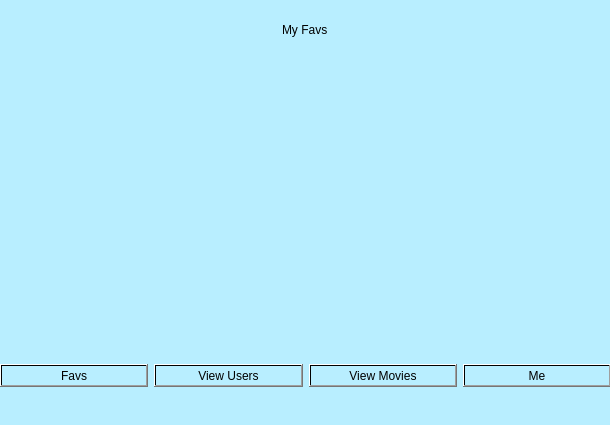
<?xml version="1.0" encoding="UTF-8"?>
<ui version="4.0">
 <class>favs_admin</class>
 <widget class="QDialog" name="favs_admin">
  <property name="geometry">
   <rect>
    <x>0</x>
    <y>0</y>
    <width>610</width>
    <height>425</height>
   </rect>
  </property>
  <property name="windowTitle">
   <string>Dialog</string>
  </property>
  <property name="styleSheet">
   <string notr="true">background-color: qlineargradient(spread:pad, x1:0, y1:0, x2:1, y2:1, stop:1 rgba(184, 238, 255, 255));</string>
  </property>
  <widget class="QWidget" name="horizontalLayoutWidget">
   <property name="geometry">
    <rect>
     <x>0</x>
     <y>330</y>
     <width>611</width>
     <height>91</height>
    </rect>
   </property>
   <layout class="QHBoxLayout" name="buttom">
    <item>
     <widget class="QPushButton" name="likes">
      <property name="styleSheet">
       <string notr="true">color: qlineargradient(spread:pad, x1:0, y1:0, x2:1, y2:1, stop:1 rgba(0, 0, 0, 255));
background-color: qlineargradient(spread:pad, x1:0, y1:0, x2:1, y2:1, stop:1 rgba(184, 238, 255, 255));
font: 600 9pt &quot;Sitka Small Semibold&quot;;</string>
      </property>
      <property name="text">
       <string>Favs</string>
      </property>
     </widget>
    </item>
    <item>
     <widget class="QPushButton" name="users">
      <property name="styleSheet">
       <string notr="true">color: qlineargradient(spread:pad, x1:0, y1:0, x2:1, y2:1, stop:1 rgba(0, 0, 0, 255));
background-color: qlineargradient(spread:pad, x1:0, y1:0, x2:1, y2:1, stop:1 rgba(184, 238, 255, 255));
font: 600 9pt &quot;Sitka Small Semibold&quot;;</string>
      </property>
      <property name="text">
       <string>View Users</string>
      </property>
     </widget>
    </item>
    <item>
     <widget class="QPushButton" name="movies">
      <property name="styleSheet">
       <string notr="true">color: qlineargradient(spread:pad, x1:0, y1:0, x2:1, y2:1, stop:1 rgba(0, 0, 0, 255));
background-color: qlineargradient(spread:pad, x1:0, y1:0, x2:1, y2:1, stop:1 rgba(184, 238, 255, 255));
font: 600 9pt &quot;Sitka Small Semibold&quot;;</string>
      </property>
      <property name="text">
       <string>View Movies</string>
      </property>
     </widget>
    </item>
    <item>
     <widget class="QPushButton" name="me">
      <property name="styleSheet">
       <string notr="true">color: qlineargradient(spread:pad, x1:0, y1:0, x2:1, y2:1, stop:1 rgba(0, 0, 0, 255));
background-color: qlineargradient(spread:pad, x1:0, y1:0, x2:1, y2:1, stop:1 rgba(184, 238, 255, 255));
font: 600 9pt &quot;Sitka Small Semibold&quot;;</string>
      </property>
      <property name="text">
       <string>Me</string>
      </property>
     </widget>
    </item>
   </layout>
  </widget>
  <widget class="QWidget" name="horizontalLayoutWidget_2">
   <property name="geometry">
    <rect>
     <x>0</x>
     <y>0</y>
     <width>611</width>
     <height>59</height>
    </rect>
   </property>
   <layout class="QHBoxLayout" name="top">
    <item alignment="Qt::AlignHCenter">
     <widget class="QLabel" name="label">
      <property name="layoutDirection">
       <enum>Qt::LeftToRight</enum>
      </property>
      <property name="autoFillBackground">
       <bool>false</bool>
      </property>
      <property name="styleSheet">
       <string notr="true">font: 700 40pt &quot;Tw Cen MT Condensed&quot;;
color: qlineargradient(spread:pad, x1:0, y1:0, x2:1, y2:1, stop:1 rgba(0, 0, 0, 255));</string>
      </property>
      <property name="text">
       <string>My Favs</string>
      </property>
     </widget>
    </item>
   </layout>
  </widget>
 </widget>
 <resources/>
 <connections/>
</ui>
